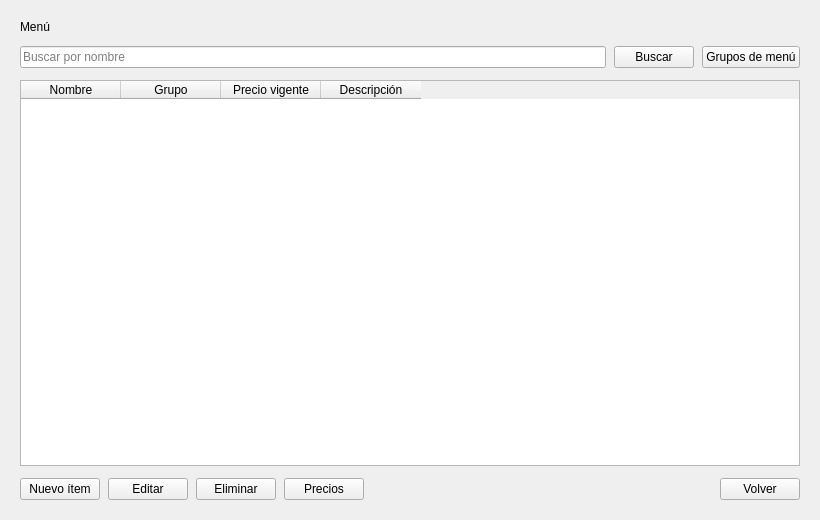
<?xml version="1.0" encoding="UTF-8"?>
<ui version="4.0">
 <class>VentanaMenu</class>
 <widget class="QMainWindow" name="VentanaMenu">
  <property name="geometry">
   <rect>
    <x>0</x>
    <y>0</y>
    <width>820</width>
    <height>520</height>
   </rect>
  </property>
  <property name="windowTitle">
   <string>Menú</string>
  </property>
  <widget class="QWidget" name="widget_central">
   <layout class="QVBoxLayout" name="layout_principal">
    <property name="spacing">
     <number>12</number>
    </property>
    <property name="leftMargin">
     <number>20</number>
    </property>
    <property name="topMargin">
     <number>20</number>
    </property>
    <property name="rightMargin">
     <number>20</number>
    </property>
    <property name="bottomMargin">
     <number>20</number>
    </property>
    <item>
     <widget class="QLabel" name="label_titulo">
      <property name="text">
       <string>Menú</string>
      </property>
     </widget>
    </item>
    <item>
     <layout class="QHBoxLayout" name="layout_filtro">
      <property name="spacing">
       <number>8</number>
      </property>
      <item>
       <widget class="QLineEdit" name="lineEdit_filtro">
        <property name="placeholderText">
         <string>Buscar por nombre</string>
        </property>
       </widget>
      </item>
      <item>
       <widget class="QPushButton" name="pushButton_buscar">
        <property name="text">
         <string>Buscar</string>
        </property>
       </widget>
      </item>
      <item>
       <widget class="QPushButton" name="pushButton_grupos">
        <property name="text">
         <string>Grupos de menú</string>
        </property>
       </widget>
      </item>
     </layout>
    </item>
    <item>
     <widget class="QTableWidget" name="tableWidget_menu">
      <property name="alternatingRowColors">
       <bool>true</bool>
      </property>
      <property name="selectionMode">
       <enum>QAbstractItemView::SingleSelection</enum>
      </property>
      <property name="selectionBehavior">
       <enum>QAbstractItemView::SelectRows</enum>
      </property>
      <property name="editTriggers">
       <set>QAbstractItemView::NoEditTriggers</set>
      </property>
      <column>
       <property name="text">
        <string>Nombre</string>
       </property>
      </column>
      <column>
       <property name="text">
        <string>Grupo</string>
       </property>
      </column>
      <column>
       <property name="text">
        <string>Precio vigente</string>
       </property>
      </column>
      <column>
       <property name="text">
        <string>Descripción</string>
       </property>
      </column>
     </widget>
    </item>
    <item>
     <layout class="QHBoxLayout" name="layout_botones">
      <property name="spacing">
       <number>8</number>
      </property>
      <item>
       <widget class="QPushButton" name="pushButton_nuevo">
        <property name="text">
         <string>Nuevo ítem</string>
        </property>
       </widget>
      </item>
      <item>
       <widget class="QPushButton" name="pushButton_editar">
        <property name="text">
         <string>Editar</string>
        </property>
       </widget>
      </item>
      <item>
       <widget class="QPushButton" name="pushButton_eliminar">
        <property name="text">
         <string>Eliminar</string>
        </property>
       </widget>
      </item>
      <item>
       <widget class="QPushButton" name="pushButton_precios">
        <property name="text">
         <string>Precios</string>
        </property>
       </widget>
      </item>
      <item>
       <spacer name="espaciador_botones">
        <property name="orientation">
         <enum>Qt::Horizontal</enum>
        </property>
        <property name="sizeHint" stdset="0">
         <size>
          <width>40</width>
          <height>20</height>
         </size>
        </property>
       </spacer>
      </item>
      <item>
       <widget class="QPushButton" name="pushButton_volver">
        <property name="text">
         <string>Volver</string>
        </property>
       </widget>
      </item>
     </layout>
    </item>
   </layout>
  </widget>
 </widget>
 <resources/>
 <connections/>
</ui>
